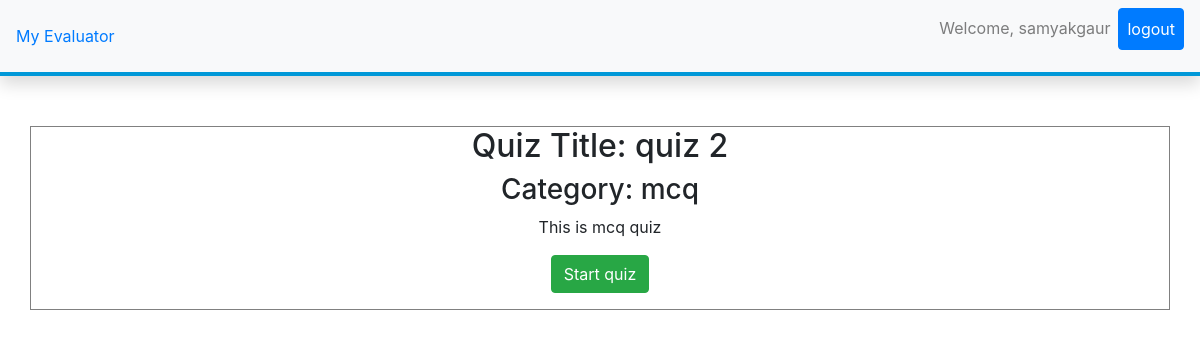
Screenshot of /mcq/ (signed in) with the database file from the repository.
### quiz/models.py (models this page shows, shortened)
class Quiz(models.Model):
    title = models.CharField(
        verbose_name=_("Title"),
        max_length=60, blank=False)
    description = models.TextField(
        verbose_name=_("Description"),
        blank=True, help_text=_("a description of the quiz"))
    url = models.SlugField(
        max_length=60, blank=False,
        help_text=_("a user friendly url"),
        verbose_name=_("user friendly url"))
    category = models.ForeignKey(
        Category, null=True, blank=True,
        verbose_name=_("Category"), on_delete=models.CASCADE)
    random_order = models.BooleanField(
        blank=False, default=False,
        verbose_name=_("Random Order"),
        help_text=_("Display the questions in "
                    "a random order or as they "
                    "are set?"))
    max_questions = models.PositiveIntegerField(
        blank=True, null=True, verbose_name=_("Max Questions"),
        help_text=_("Number of questions to be answered on each attempt."))
    answers_at_end = models.BooleanField(
        blank=False, default=False,
        help_text=_("Correct answer is NOT shown after question."
                    " Answers displayed at the end."),
        verbose_name=_("Answers at end"))
    exam_paper = models.BooleanField(
        blank=False, default=False,
        help_text=_("If yes, the result of each"
                    " attempt by a user will be"
                    " stored. Necessary for marking."),
        verbose_name=_("Exam Paper"))
    single_attempt = models.BooleanField(
        blank=False, default=False,
        help_text=_("If yes, only one attempt by"
                    " a user will be permitted."
                    " Non users cannot sit this exam."),
        verbose_name=_("Single Attempt"))
    pass_mark = models.SmallIntegerField(
        blank=True, default=0,
        verbose_name=_("Pass Mark"),
        help_text=_("Percentage required to pass exam."),
        validators=[MaxValueValidator(100)])
    success_text = models.TextField(
        blank=True, help_text=_("Displayed if user passes."),
        verbose_name=_("Success Text"))
    fail_text = models.TextField(
        verbose_name=_("Fail Text"),
        blank=True, help_text=_("Displayed if user fails."))
    draft = models.BooleanField(
        blank=True, default=False,
        verbose_name=_("Draft"),
        help_text=_("If yes, the quiz is not displayed"
                    " in the quiz list and can only be"
                    " taken by users who can edit"
                    " quizzes."))
    class Meta:
        verbose_name = _("Quiz")
        verbose_name_plural = _("Quizes")

class Category(models.Model):
    category = models.CharField(
        verbose_name=_("Category"),
        max_length=250, blank=True,
        unique=True, null=True)
    objects = CategoryManager()
    class Meta:
        verbose_name = _("Category")
        verbose_name_plural = _("Categories")
    def __str__(self):
        return self.category

### quiz/views.py (the view)
class QuizDetailView(DetailView):
    model = Quiz
    slug_field = 'url'
    def get(self, request, *args, **kwargs):
        self.object = self.get_object()
        if self.object.draft and not request.user.has_perm('quiz.change_quiz'):
            raise PermissionDenied
        context = self.get_context_data(object=self.object)
        return self.render_to_response(context)

### quiz/templates/quiz/quiz_detail.html (shortened to what this page needs)
{% extends 'base.html' %}
{% load i18n %}
{% block content %}
<div class="container" style="border: .5px solid grey;margin-top: 50px;">
    <center>
      <h2>Quiz Title: {{ quiz.title }}</h2>
      <h3>{% trans "Category" %}: {{ quiz.category }}</h3>
      <p>{{ quiz.description }}</p>
      <p>
        <a class="btn btn-success" href="{% url 'quiz_question' quiz_name=quiz.url %}">
        {% trans "Start quiz" %}
        </a>
      </p>
    </center>
</div>
{% endblock %}

### quiz/templates/base.html (shortened to what this page needs)
{% load i18n %}
<!DOCTYPE html>
<html xmlns:fb="http://www.facebook.com/2008/fbml" xmlns="http://www.w3.org/1999/xhtml" xml:lang="en" lang="en" dir="ltr">
<head>
  <link rel="stylesheet" href="https://stackpath.bootstrapcdn.com/bootstrap/4.4.1/css/bootstrap.min.css">
</head>
<body>
  <nav class="navbar shadow navbar-expand-lg navbar-light bg-light" style="border-bottom: 4px solid rgb(0,152,216);">
    <a class="navbar-brand-large" href="{% url 'index' %}">My Evaluator</a>
    <div class="collapse navbar-collapse" id="navbarSupportedContent">
      <ul class="navbar-nav ml-auto">
        <li class="nav-item">
          <p class="nav-link">Welcome, {{ user.username }}</p>
        </li>
        <li class="nav-item ">
          {% if user.is_authenticated %}
          <a class="nav-link btn btn-primary" href="{% url 'logout' %}"><span style="color: white;">logout</span></a>
          {% else %}
          <a class="nav-link btn btn-secondary" href="{% url 'login' %}">Login</a>
          {% endif %}
        </li>
      </ul>
    </div>
  </nav>
  <div>
     {% block content %} {% endblock %}
  </div>
</body>
</html>

### rows the page displays
Quiz: title "quiz 2", category "mcq", description "This is mcq quiz"

### other values shown
{{ user.username }} "samyakgaur"
